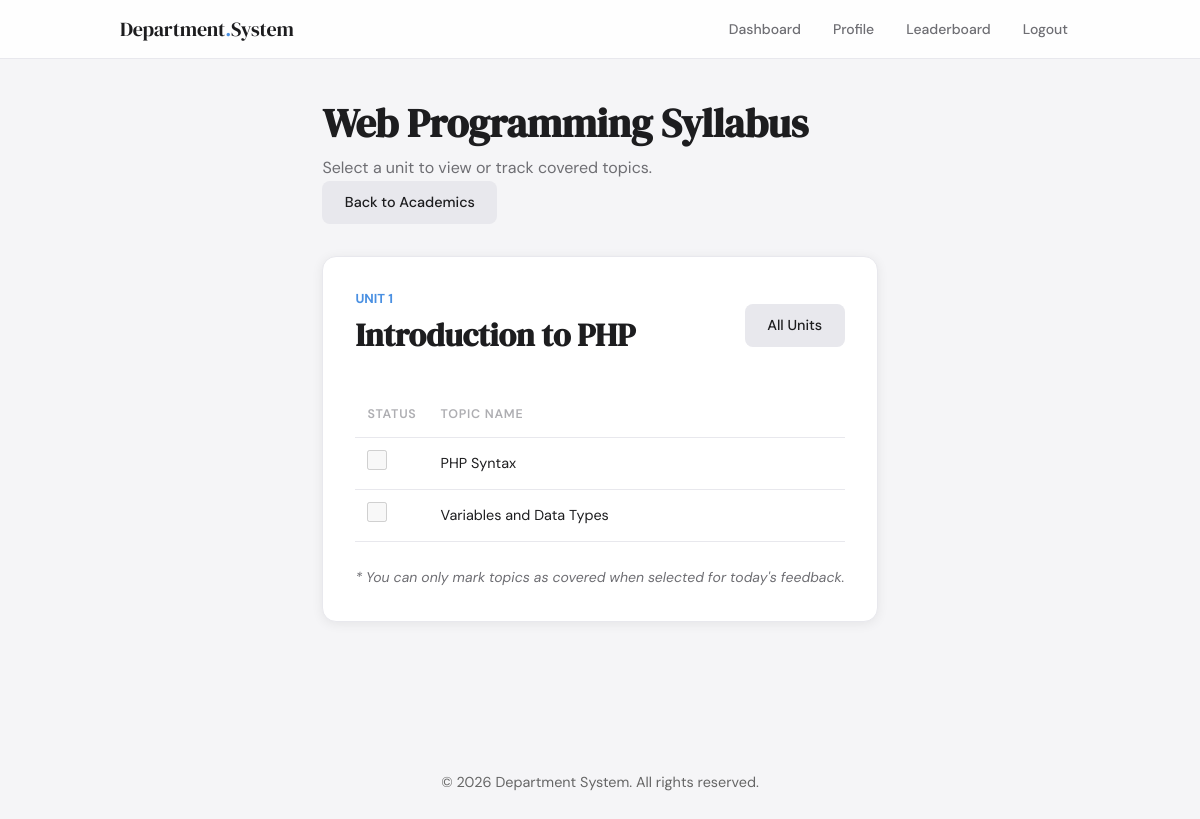
The app's page /public/academics/units.php?subject_id=1&unit_id=1 (signed in), older data.
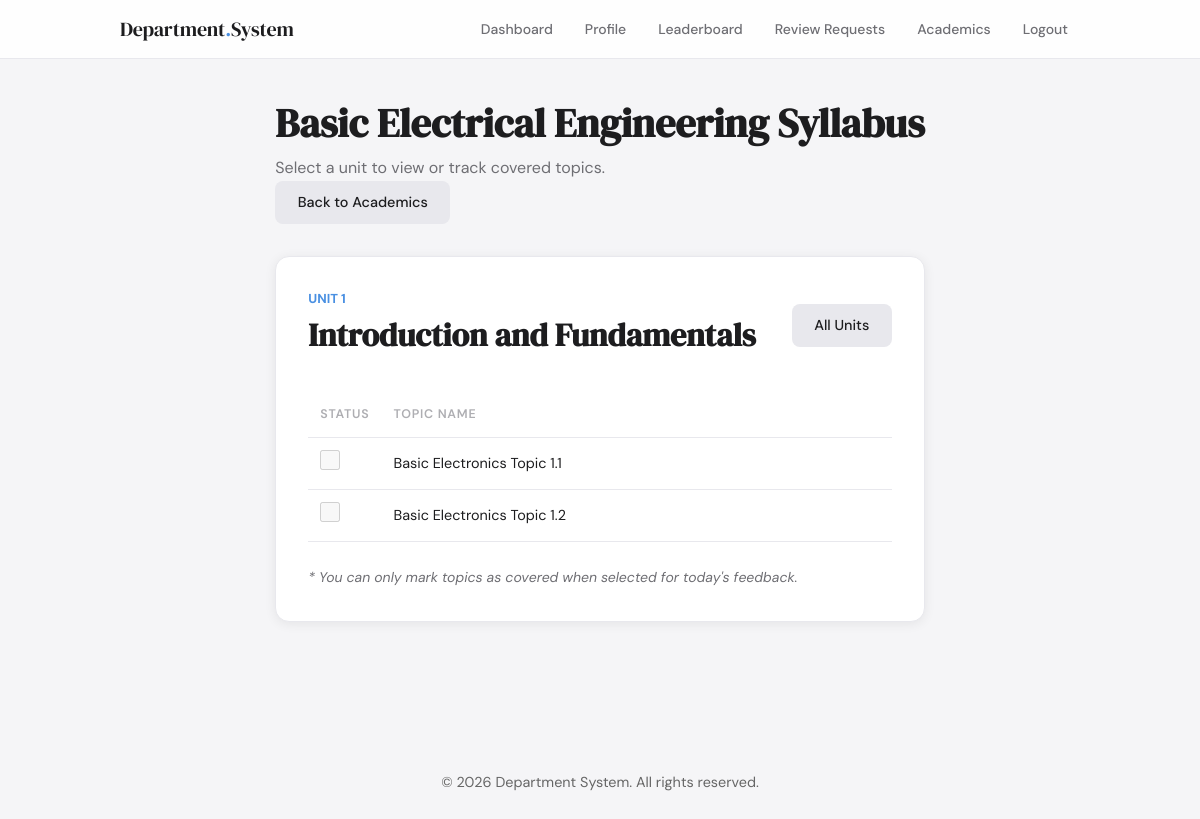
The same page, newer data.
### tables this page shows
CREATE TABLE IF NOT EXISTS faculty_subjects (
    id INT AUTO_INCREMENT PRIMARY KEY,
    faculty_id INT NOT NULL,
    subject_name VARCHAR(100) NOT NULL,
    branch VARCHAR(100),
    class_name VARCHAR(50),
    semester INT,
    is_elective TINYINT DEFAULT 0,
    FOREIGN KEY (faculty_id) REFERENCES users(id) ON DELETE CASCADE
);

CREATE TABLE IF NOT EXISTS faculty_units (
    id INT AUTO_INCREMENT PRIMARY KEY,
    subject_id INT NOT NULL,
    unit_no INT NOT NULL,
    unit_name VARCHAR(255) NOT NULL,
    FOREIGN KEY (subject_id) REFERENCES faculty_subjects(id) ON DELETE CASCADE
);

CREATE TABLE IF NOT EXISTS faculty_topics (
    id INT AUTO_INCREMENT PRIMARY KEY,
    unit_id INT NOT NULL,
    topic_name VARCHAR(255) NOT NULL,
    FOREIGN KEY (unit_id) REFERENCES faculty_units(id) ON DELETE CASCADE
);

### app/middleware/auth.php (called while the page is built, shortened)
<?php
if (!function_exists('has_permission')) {
    function has_permission($permission) {
        return isset($_SESSION['permissions']) && in_array($permission, $_SESSION['permissions']);
    }
}

### public/academics/units.php (the view, shortened to what this page needs)
<?php
require_once __DIR__ . '/../../app/middleware/auth.php';
require_once __DIR__ . '/../../app/config/db.php';
$subject_id = (int) ($_GET['subject_id'] ?? 0);
$unit_id = (int) ($_GET['unit_id'] ?? 0);
$stmt = $conn->prepare("SELECT subject_name FROM faculty_subjects WHERE id = ?");
$stmt->bind_param("i", $subject_id);
$stmt->execute();
$subject = $stmt->get_result()->fetch_assoc();
$subject_name = $subject['subject_name'];
$canGiveFeedback = false;
require_once __DIR__ . '/../../app/includes/header.php';
?>
<div class="wrapper" style="padding: 2rem;">
    <div class="dashboard-header" style="margin-bottom: 2rem;">
        <div class="dashboard-title">
            <h1 style="font-family: 'DM Serif Display', serif; font-size: 2.5rem; color: var(--text);"><?php echo htmlspecialchars($subject_name); ?> Syllabus</h1>
            <p style="color: var(--text-2);">Select a unit to view or track covered topics.</p>
        </div>
        <div class="dashboard-actions">
            <?php if (isset($_GET['from']) && $_GET['from'] == 'feedback') { ?>
                <a href="lecture_feedback.php" class="btn btn-secondary">Back to Feedback</a>
            <?php } else { ?>
                <a href="student_dashboard.php" class="btn btn-secondary">Back to Academics</a>
            <?php } ?>
        </div>
    </div>
    <?php if ($unit_id == 0) { ?>
        <div class="grid-2">
            <?php
            $uStmt = $conn->prepare("SELECT id, unit_no, unit_name FROM faculty_units WHERE subject_id = ? ORDER BY unit_no ASC");
            $uStmt->bind_param("i", $subject_id);
            $uStmt->execute();
            $unitsRes = $uStmt->get_result();
            $from_param = isset($_GET['from']) ? '&from=' . urlencode($_GET['from']) : '';
            while ($u = $unitsRes->fetch_assoc()) {
                $tCountStmt = $conn->prepare("SELECT COUNT(*) as count FROM faculty_topics WHERE unit_id = ?");
                $tCountStmt->bind_param("i", $u['id']);
                $tCountStmt->execute();
                $tCount = $tCountStmt->get_result()->fetch_assoc()['count'];
            ?>
                <a href="units.php?subject_id=<?php echo $subject_id; ?>&unit_id=<?php echo $u['id']; ?><?php echo $from_param; ?>" class="card" style="text-decoration: none; color: inherit;">
                    <div style="display: flex; justify-content: space-between; align-items: flex-start;">
                        <div>
                            <p style="color: var(--accent); font-weight: 700; font-size: 13px;">UNIT <?php echo $u['unit_no']; ?></p>
                            <h3 style="margin-top: 4px;"><?php echo htmlspecialchars($u['unit_name']); ?></h3>
                        </div>
                        <span class="badge badge-success"><?php echo $tCount; ?> Topics</span>
                    </div>
                </a>
            <?php } ?>
        </div>
    <?php } else {
        $uInfoStmt = $conn->prepare("SELECT unit_no, unit_name FROM faculty_units WHERE id = ?");
        $uInfoStmt->bind_param("i", $unit_id);
        $uInfoStmt->execute();
        $unit_info = $uInfoStmt->get_result()->fetch_assoc();
    ?>
        <div class="card">
            <div style="display: flex; justify-content: space-between; align-items: center; margin-bottom: 32px;">
                <div>
                    <p style="color: var(--accent); font-weight: 700; font-size: 13px;">UNIT <?php echo $unit_info['unit_no']; ?></p>
                    <h1 style="font-family: 'DM Serif Display', serif;"><?php echo htmlspecialchars($unit_info['unit_name']); ?></h1>
                </div>
                <?php $from_param = isset($_GET['from']) ? '&from=' . urlencode($_GET['from']) : ''; ?>
                <a href="units.php?subject_id=<?php echo $subject_id; ?><?php echo $from_param; ?>" class="btn btn-secondary">All Units</a>
            </div>
            <form action="../../app/actions/academics/save_topics.php" method="POST">
                <table class="table-minimal" style="width: 100%; border-collapse: collapse; margin-top: 1rem;">
                    <thead>
                        <tr style="text-align: left; border-bottom: 1px solid var(--border);">
                            <th style="width: 50px; padding: 12px;">Status</th>
                            <th style="padding: 12px;">Topic Name</th>
                        </tr>
                    </thead>
                    <tbody>
                        <?php
                        $tStmt = $conn->prepare("SELECT topic_name FROM faculty_topics WHERE unit_id = ?");
                        $tStmt->bind_param("i", $unit_id);
                        $tStmt->execute();
                        $topicsRes = $tStmt->get_result();
                        while ($t = $topicsRes->fetch_assoc()) {
                            $topic = $t['topic_name'];
                            $covered = 0;
                        ?>
                            <tr style="border-bottom: 1px solid var(--border);">
                                <td style="padding: 12px;">
                                    <input type="checkbox" name="topics[]" value="<?php echo htmlspecialchars($topic); ?>"
                                           <?php if ($covered == 1) echo "checked"; ?>
                                           <?php if (!$canGiveFeedback) echo "disabled"; ?>
                                           style="width: 20px; height: 20px; cursor: pointer;">
                                </td>
                                <td style="padding: 12px;"><?php echo htmlspecialchars($topic); ?></td>
                            </tr>
                        <?php } ?>
                    </tbody>
                </table>
                <?php if ($canGiveFeedback) { ?>
                    <div style="margin-top: 32px; text-align: right;">
                        <button type="submit" class="btn btn-primary">Confirm Covered Topics</button>
                    </div>
                <?php } else { ?>
                    <p style="margin-top: 24px; color: var(--text-2); font-size: 14px; font-style: italic;">
                        * You can only mark topics as covered when selected for today's feedback.
                    </p>
                <?php } ?>
            </form>
        </div>
    <?php } ?>
</div>
<?php require_once __DIR__ . '/../../app/includes/footer.php'; ?>

### app/includes/header.php (shortened to what this page needs)
<?php
$show_nav   = $show_nav ?? true;
$user_id    = $_SESSION['user_id'] ?? null;
$doc_root = str_replace('\\', '/', $_SERVER['DOCUMENT_ROOT']);
$proj_root = str_replace('\\', '/', realpath(__DIR__ . '/../../'));
$base_path = str_replace($doc_root, '', $proj_root);
$base_path = '/' . ltrim(str_replace('\\', '/', $base_path), '/');
$base_path = rtrim($base_path, '/');
?>
<!DOCTYPE html>
<html lang="en">
<head>
  <link rel="stylesheet" href="<?= $base_path ?>/public/assets/css/style.css">
</head>
<body>
<header class="site-header">
  <div class="header-inner">
    <a href="<?= $base_path ?>/public/dashboard.php" class="site-logo">Department<span>.</span>System</a>
    <?php if ($show_nav && $user_id): ?>
    <nav class="header-nav">
      <a href="<?= $base_path ?>/public/dashboard.php" class="nav-link">Dashboard</a>
      <a href="<?= $base_path ?>/public/community/profile.php" class="nav-link">Profile</a>
      <a href="<?= $base_path ?>/public/community/leaderboard.php" class="nav-link">Leaderboard</a>
      <?php if (has_permission('view_expert_dashboard')): ?>
        <a href="<?= $base_path ?>/public/community/reviewer_dashboard.php" class="nav-link">Review Requests</a>
      <?php endif; ?>
      <?php if (has_permission('view_faculty_dashboard')): ?>
        <a href="<?= $base_path ?>/public/academics/manage_subjects.php" class="nav-link">Academics</a>
      <?php endif; ?>
      <a href="<?= $base_path ?>/app/auth/logout.php" class="nav-link">Logout</a>
    </nav>
    <?php endif; ?>
  </div>
</header>
<main class="main-content">

### app/includes/footer.php
</main>
<footer style="text-align:center; padding: 2rem; color: #666; font-size: 0.9rem;">
  &copy; <?= date('Y') ?> Department System. All rights reserved.
</footer>
</body>
</html>

### public/assets/css/style.css (style rules this page uses)
:root { --bg: #f5f5f7; --surface: #ffffff; --surface-2: #f9f9fb; --border: #e8e8ed; --accent: #4a90e2; --accent-hover: #2f78d3; --accent-light: #eef5fd; --text: #1d1d1f; --text-2: #6e6e73; --text-3: #aeaeb2; --success: #34c759; --warning: #ff9f0a; --error: #ff3b30; --pending-bg: #fff8ec; --pending-text: #b06000; --accepted-bg: #eef5fd; --accepted-text: #1a5fa8; --completed-bg: #edfbf3; --completed-text: #1a7a40; --radius: 14px; --radius-sm: 8px; --shadow: 0 2px 12px rgba(0,0,0,0.07); --shadow-lg: 0 8px 32px rgba(0,0,0,0.10); }
*, *::before, *::after { box-sizing: border-box; margin: 0; padding: 0; }
html { font-size: 16px; }
body { font-family: 'DM Sans', sans-serif; background: var(--bg); color: var(--text); min-height: 100vh; line-height: 1.6; }
.site-header { background: rgba(255,255,255,0.85); backdrop-filter: blur(12px); -webkit-backdrop-filter: blur(12px); border-bottom: 1px solid var(--border); position: sticky; top: 0; z-index: 100; padding: 0 2rem; }
.header-inner { max-width: 960px; margin: 0 auto; height: 58px; display: flex; align-items: center; justify-content: space-between; }
.site-logo { font-family: 'DM Serif Display', serif; font-size: 1.25rem; color: var(--text); text-decoration: none; letter-spacing: -0.01em; }
.site-logo span { color: var(--accent); }
.header-nav { display: flex; align-items: center; gap: 0.5rem; }
.nav-link { color: var(--text-2); text-decoration: none; font-size: 0.875rem; font-weight: 500; padding: 6px 12px; border-radius: var(--radius-sm); transition: background 0.15s, color 0.15s; }
.wrapper, .page-wrap { max-width: 960px; margin: 0 auto; padding: 2.5rem 2rem; }
.main-content { min-height: calc(100vh - 120px); display: flex; flex-direction: column; }
.card { background: var(--surface); border-radius: var(--radius); box-shadow: var(--shadow); border: 1px solid var(--border); padding: 2rem; margin-bottom: 1rem; }
.btn { display: inline-flex; align-items: center; justify-content: center; gap: 0.4rem; padding: 0.65rem 1.4rem; border-radius: var(--radius-sm); font-family: 'DM Sans', sans-serif; font-size: 0.9rem; font-weight: 500; cursor: pointer; border: none; transition: all 0.15s; text-decoration: none; }
.btn-secondary { background: var(--border); color: var(--text); }
table { width: 100%; border-collapse: collapse; }
th { text-align: left; font-size: 0.78rem; font-weight: 600; color: var(--text-3); text-transform: uppercase; letter-spacing: 0.06em; padding: 0.6rem 1rem; border-bottom: 1.5px solid var(--border); }
td { padding: 0.9rem 1rem; border-bottom: 1px solid var(--border); font-size: 0.9rem; color: var(--text); }
tr:last-child td { border-bottom: none; }

Row changes from the older to the newer data that the page shows:
changed faculty_subjects: subject_name "Web Programming" → "Basic Electrical Engineering"
changed faculty_units: unit_name "Introduction to PHP" → "Introduction and Fundamentals"
changed faculty_topics: topic_name "PHP Syntax" → "Basic Electronics Topic 1.1"
changed faculty_topics: topic_name "Variables and Data Types" → "Basic Electronics Topic 1.2"
Text that changed along with them:
text now shown: "Review Requests Academics"
